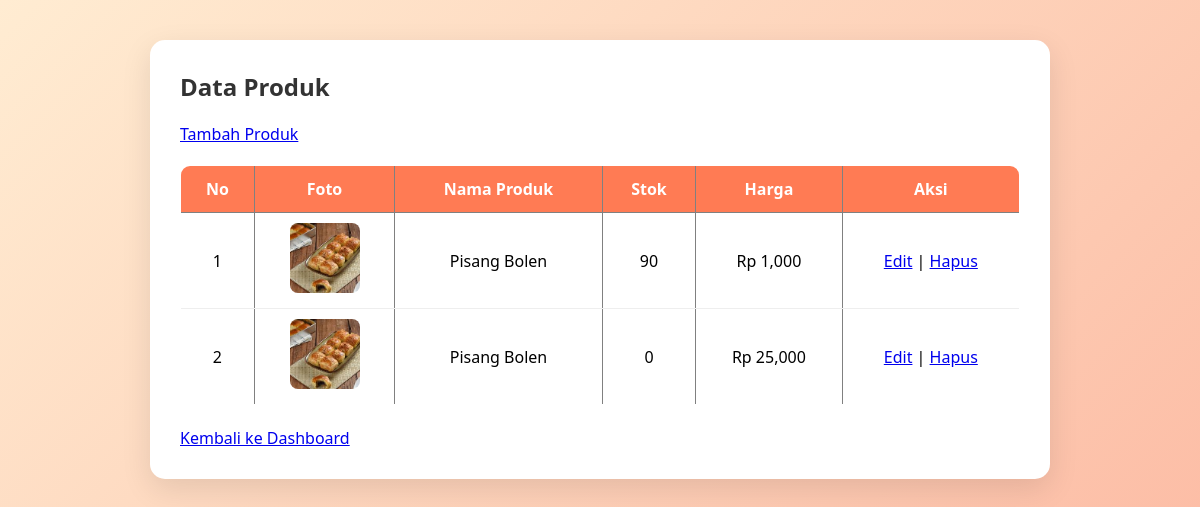
The app's page /produk.php (signed in) with its own data.
### tables this page shows
CREATE TABLE `produk` (
  `id_produk` int(11) NOT NULL,
  `nama_produk` varchar(100) DEFAULT NULL,
  `harga_produk` int(11) DEFAULT NULL,
  `stok_produk` int(11) DEFAULT NULL,
  `foto` varchar(255) DEFAULT NULL
);

### produk.php (the view, shortened to what this page needs)
<?php
require "koneksi.php";
$stmt = $pdo->query("SELECT * FROM produk ORDER BY id_produk DESC");
$produk = $stmt->fetchAll();
?>
<!DOCTYPE html>
<html>
<head>
<link rel="stylesheet" href="style.css">
</head>
<body>
<div class="container">
<h2>Data Produk</h2>
<a href="tambah_produk.php">Tambah Produk</a>
<table border="1" cellpadding="10">
<tr>
<th>No</th>
<th>Foto</th>
<th>Nama Produk</th>
<th>Stok</th>
<th>Harga</th>
<th>Aksi</th>
</tr>
<?php
$no = 1;
foreach($produk as $row){
?>
<tr>
<td><?php echo $no++; ?></td>
<td>
<img src="upload/<?php echo $row['foto']; ?>" width="70"></td>
<td><?php echo $row['nama_produk']; ?></td>
<td><?php echo $row['stok_produk']; ?></td>
<td>Rp <?php echo number_format($row['harga_produk']); ?></td>
<td>
<a href="edit_produk.php?id=<?php echo $row['id_produk']; ?>">Edit</a> |
<a href="hapus_produk.php?id=<?php echo $row['id_produk']; ?>"
onclick="return confirm('Yakin ingin hapus?')">Hapus</a>
</td>
</tr>
<?php } ?>
</table>
<br>
<a href="dashboard.php">Kembali ke Dashboard</a>
</div>
</body>
</html>

### style.css (style rules this page uses)
* { margin: 0; padding: 0; box-sizing: border-box; font-family: 'Segoe UI', sans-serif; }
body { background: linear-gradient(135deg, #ffecd2, #fcb69f); min-height: 100vh; padding: 40px; }
.container { background: white; padding: 30px; border-radius: 15px; box-shadow: 0 10px 30px rgba(0,0,0,0.1); max-width: 900px; margin: auto; }
h2 { margin-bottom: 20px; color: #333; }
table { width: 100%; border-collapse: collapse; margin-top: 15px; }
table th { background: #ff7b54; color: white; padding: 12px; }
table td { padding: 10px; border-bottom: 1px solid #eee; }
table img { width:70px; height:70px; object-fit:cover; border-radius:8px; }
table { width:100%; border-collapse:collapse; margin-top:20px; background:white; border-radius:10px; overflow:hidden; }
th { background:#f8754c; color:white; padding:14px; text-align:center; font-weight:600; }
td { padding:14px; text-align:center; border-bottom:1px solid #eee; }

### records on screen
produk: foto (picture), nama_produk "Pisang Bolen", stok_produk "90", harga_produk "1,000"
produk: foto (picture), nama_produk "Pisang Bolen", stok_produk "0", harga_produk "25,000"
